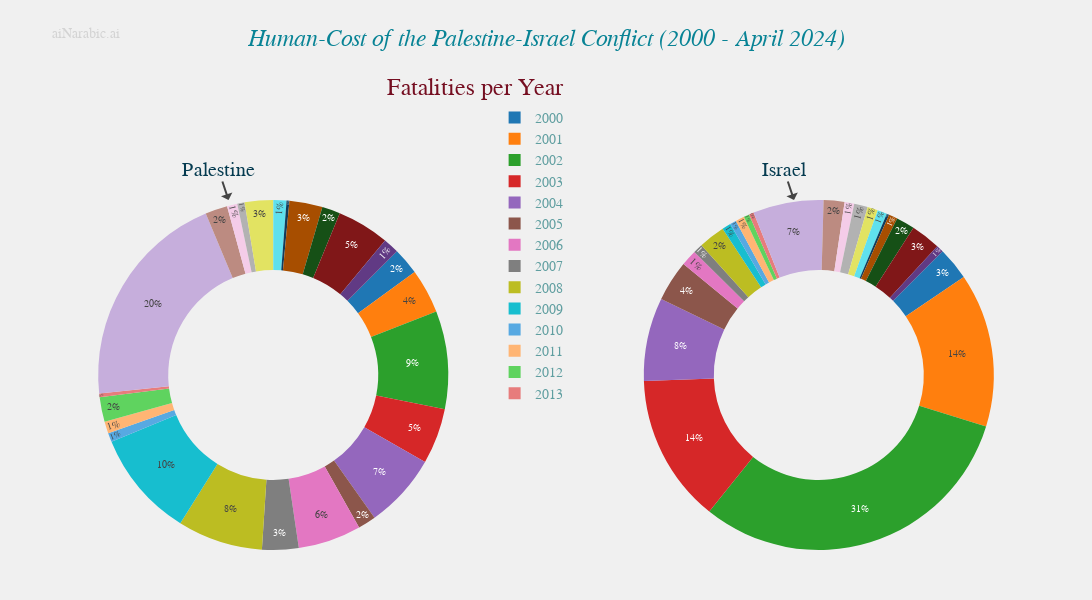

This figure's notebook cell:
### Markdown cell above
### **Pie Chart over Months**

### Code cell
choice = Choice.Fatalities
piechart = PieChartMs(csv_df, choice=choice)
piechart.show_plot()

### Figure 1 — Plotly figure (JSON) as saved in the notebook; plotly's stock layout.template omitted (floating-point values rounded to 4 significant figures)
{"data": [{"direction": "clockwise", "domain": {"x": [0, 0.45], "y": [0, 1]}, "hole": 0.6, "labels": [2000, 2001, 2002, 2003, 2004, 2005, 2006, 2007, 2008, 2009, 2010, 2011, 2012, 2013, 2014, 2015, 2016, 2017, 2018, 2019, 2020, 2021, 2022, 2023, 2024], "name": "Palestinians Fatalities", "rotation": 45, "showlegend": true, "sort": false, "textfont": {"size": 10}, "textinfo": "percent", "textposition": "inside", "texttemplate": "%{percent:.0%}", "type": "pie", "values": [283, 470, 1032, 588, 786, 190, 665, 385, 899, 1126, 95, 124, 260, 39, 2329, 234, 109, 77, 300, 138, 30, 349, 191, 551, 167]}, {"direction": "clockwise", "domain": {"x": [0.55, 1], "y": [0, 1]}, "hole": 0.6, "labels": [2000, 2001, 2002, 2003, 2004, 2005, 2006, 2007, 2008, 2009, 2010, 2011, 2012, 2013, 2014, 2015, 2016, 2017, 2018, 2019, 2020, 2021, 2022, 2023, 2024], "name": "Israelis Fatalities", "rotation": 45, "showlegend": true, "sort": false, "textfont": {"size": 10}, "textinfo": "percent", "textposition": "inside", "texttemplate": "%{percent:.0%}", "type": "pie", "values": [41, 192, 419, 185, 104, 51, 20, 12, 33, 11, 8, 11, 7, 6, 88, 26, 12, 17, 13, 12, 3, 11, 23, 37, 9]}], "layout": {"annotations": [{"align": "left", "font": {"color": "lightgray", "size": 14}, "showarrow": false, "text": "aiNarabic.ai", "x": 0, "y": 1.5}, {"align": "center", "font": {"color": "#088395", "size": 24}, "showarrow": false, "text": "<i>Human-Cost of the Palestine-Israel Conflict (2000 - April 2024)</i>", "x": 0.5, "y": 1.5}, {"font": {"color": "#053B50", "size": 20}, "showarrow": true, "text": "Palestine", "x": 0.18, "y": 1}, {"font": {"color": "#053B50", "size": 20}, "showarrow": true, "text": "Israel", "x": 0.75, "y": 1}], "height": 600, "legend": {"font": {"color": "#5F9EA0", "family": "Rockwell", "size": 14}, "x": 0.485, "xanchor": "center", "y": 1.28, "yanchor": "top"}, "margin": {"b": 50, "l": 50, "pad": 0, "r": 50, "t": 200}, "title": {"font": {"color": "#750E21", "family": "Arial", "size": 24}, "text": "Fatalities per Year", "x": 0.435, "xanchor": "center", "y": 0.87, "yanchor": "top"}, "width": 1100, "xaxis": {"showticklabels": true, "visible": true}}}
